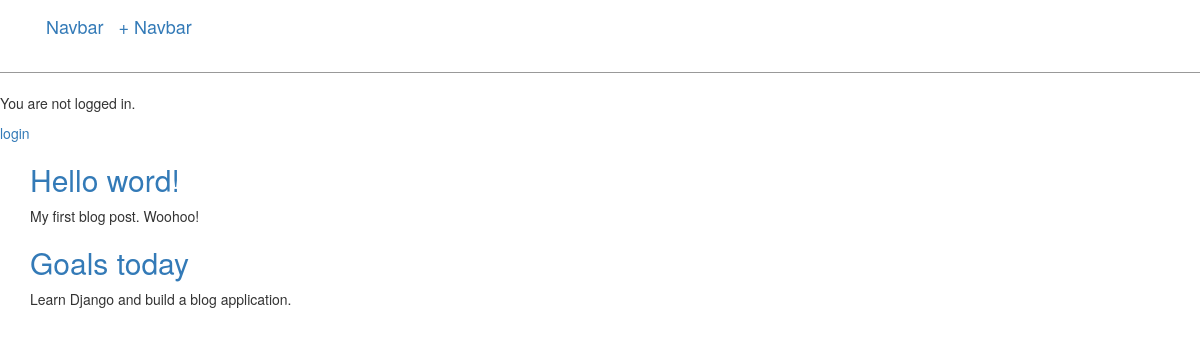
Before: / with the older database file.
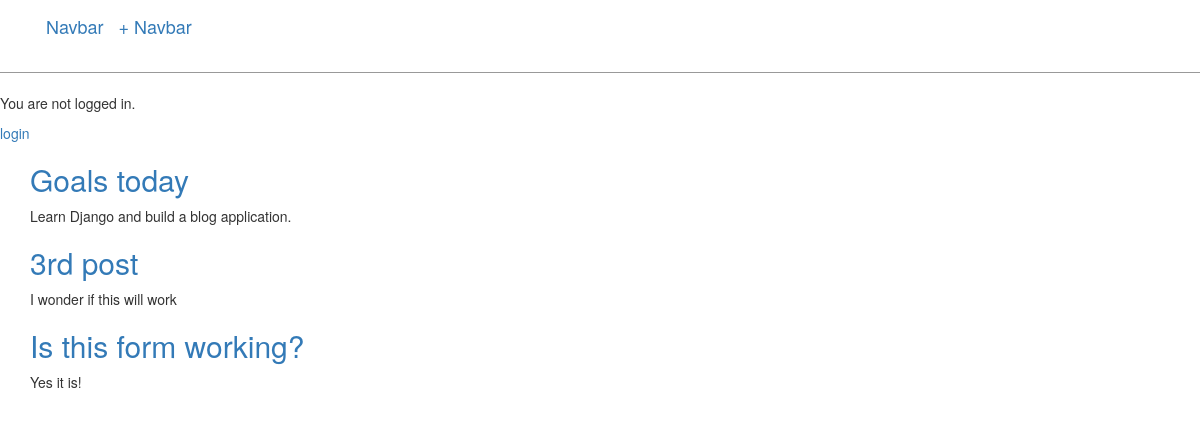
After: the same page with the newer database file.
### blog/models.py (models this page shows, shortened)
class Post(models.Model):
    title = models.CharField(max_length=200)
    author = models.ForeignKey(
        'auth.User',
        on_delete=models.CASCADE,
    )
    body = models.TextField()

### blog/views.py (the view)
# urls.py: path('', views.BlogListView.as_view(), name='home'),
class BlogListView(ListView):
    model = Post
    template_name = 'home.html'

### templates/home.html
{% extends 'base.html' %}
{% block content %}
{% for post in object_list %}
<div class="post-entry">
    <h2><a href="{% url 'post_detail' post.pk %}">{{ post.title }}</a></h2>
    <p>{{ post.body }}</p>
</div>
{% endfor %}
{% endblock content %}

### templates/base.html (shortened to what this page needs)
{% load static %}
<html>
    <head>
        <link rel="stylesheet" href="//maxcdn.bootstrapcdn.com/bootstrap/3.2.0/css/bootstrap.min.css">
        <link rel="stylesheet" href="//maxcdn.bootstrapcdn.com/bootstrap/3.2.0/css/bootstrap-theme.min.css">
        <link rel="stylesheet" href="{% static 'css/base.css' %}">
    </head>
    <body>
    <header>
        <div class="container">
          <nav class="navbar navbar-expand-lg navbar-light bg-light">
            <div class="container-fluid">
                <a class="navbar-brand" href="/">Navbar</a>
                <a class="navbar-brand" href="{% url 'post_new' %}">+ Navbar</a>
            </div>
          </nav>
        </div>
    </header>
    {% if user.is_authenticated %}
        <p>Hi {{ user.username }}!</p>
        <p><a href="{% url 'logout' %}">logout</a></p>
    {% else %}
        <p>You are not logged in.</p>
        <a href="{% url 'login' %}">login</a>
    {% endif %}
    <div class="container">
        {% block content %}
        {% endblock content %}
    </div>
    </body>
</html>

### blog/static/css/base.css (style rules this page uses)
header { border-bottom: 1px solid #999; margin-bottom: 2rem; display: flex; }

Changed rows visible on the page:
removed Post: title "Hello word!", body "My first blog post. Woohoo!"
added Post: title "3rd post", body "I wonder if this will work"
added Post: title "Is this form working?", body "Yes it is!"
